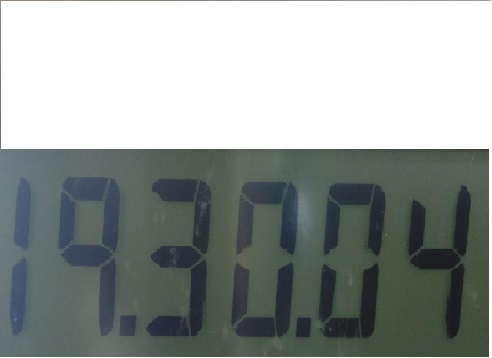
%> input picture SEGUNDO EXAMEN PARCIAL/displays/numeros_2.jpg, 492 x 358 px
$ octave Untitled2.m   (GNU Octave 9; MATLAB toolbox functions it lacks are replaced by stand-ins)
%> lines starting %> are read from the running program, lines starting %| are printed output that depends on the picture; in (x1, y1, x2, y2) boxes, pixels count from 0 and x2, y2 are one past the last pixel; in counts of white or black regions, pixels touching at a corner belong together; the program's own positions count from 1
close all
clear all;

I = imread('numeros_2.jpg');
%> I is the input picture: size 358x492x3 uint8; mean R, G, B 150.2, 156.8, 154.1

R = I(:,:,1);
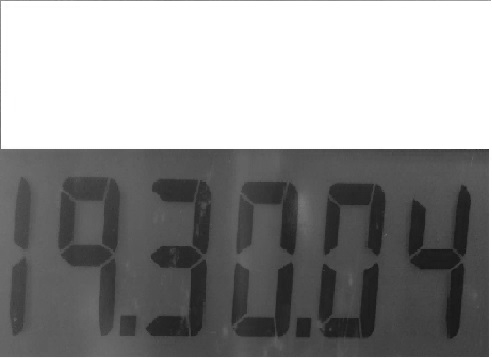
%> R: size 358x492 uint8; min 22, max 255, mean 150.2
G = I(:,:,2);
B = I(:,:,3);
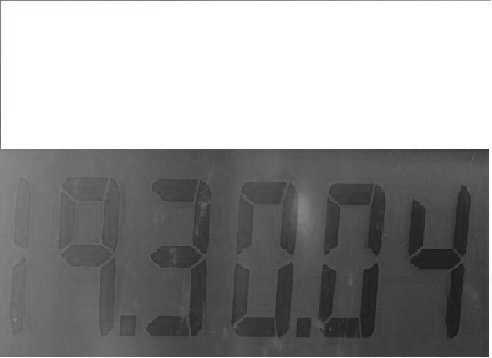
%> B: size 358x492 uint8; min 24, max 255, mean 154.1


Im_gray = im2gray(R);
%figure; imshow(Im_gray); title('ESCALA DE GRISES');

Im_m = medfilt2(Im_gray,[6 6]);
Im_m = Im_m - 20;
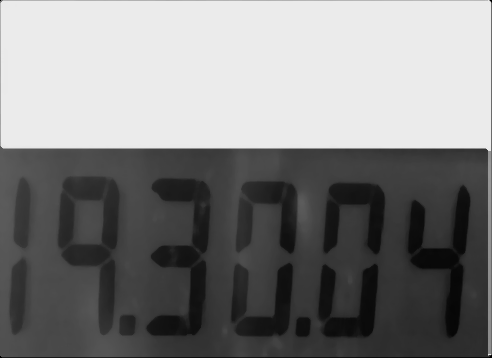
%> Im_m: size 358x492 uint8; min 0, max 235, mean 129.2
figure; imshow(Im_m); title('FILTRO MEDIA');

bw = ~im2bw(Im_m,0.1);
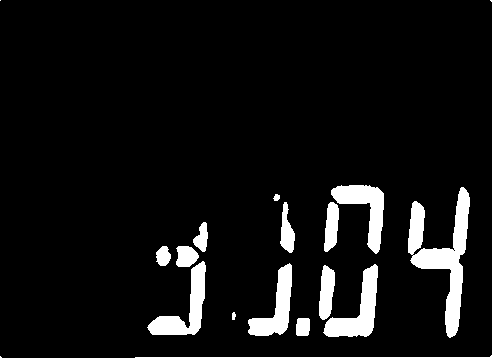
%> bw: size 358x492 logical; 7.1% white; 18 white regions (3 under 20 px), largest, box (x1, y1, x2, y2) and area: (408, 187, 470, 338) 3267, (323, 264, 378, 337) 1640, (147, 261, 206, 335) 1558
figure; imshow(bw); title('IMAGEN BINARIA')

se = strel('rectangle',[5 4]);

closeBW = imclose(bw, se);
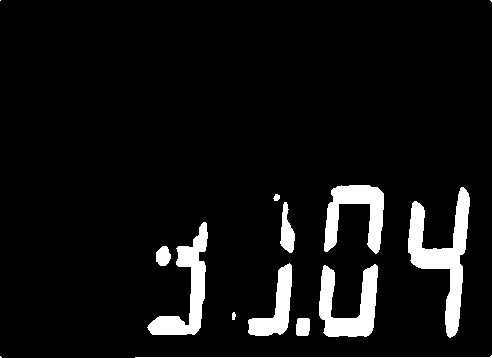
%> closeBW: size 358x492 logical; 7.2% white; 14 white regions (3 under 20 px), largest, box (x1, y1, x2, y2) and area: (408, 187, 470, 338) 3312, (319, 264, 378, 337) 2317, (147, 222, 208, 335) 2307
figure; imshow(closeBW); title('Correction')

se = strel('rectangle',[7 3]);
imerode1 = imdilate(closeBW,se);
%> imerode1: size 358x492 logical; 10.1% white; 14 white regions (3 under 20 px), largest, box (x1, y1, x2, y2) and area: (407, 184, 471, 341) 4168, (146, 219, 209, 338) 3077, (318, 261, 379, 340) 2975

figure; imshow(imerode1); title('Correction2')

se = strel('square',5);
imerode1 = imerode(imerode1,se);
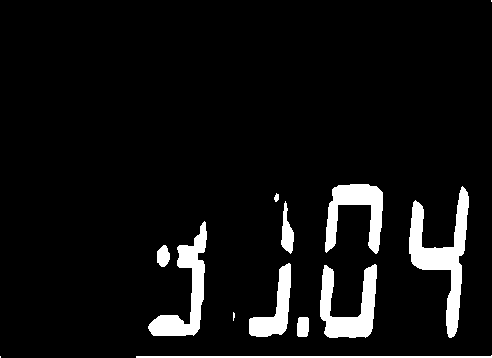
%> imerode1: size 358x492 logical; 7% white; 13 white regions (3 under 20 px), largest, box (x1, y1, x2, y2) and area: (409, 186, 469, 338) 3064, (148, 221, 207, 336) 2225, (320, 264, 377, 338) 2187
figure; imshow(imerode1); title('Correction2')

[L, NUM] = bwlabel(imerode1,8);
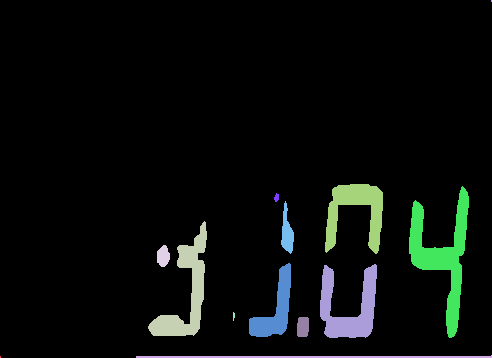
%> L: size 358x492 double; 14 distinct labels, from 0 to 13; one colour per label, 0 black
%> NUM = 13


%> (the run ends here)

$ run again, with SEGUNDO EXAMEN PARCIAL/displays/numeros.jpg copied over SEGUNDO EXAMEN PARCIAL/displays/numeros_2.jpg
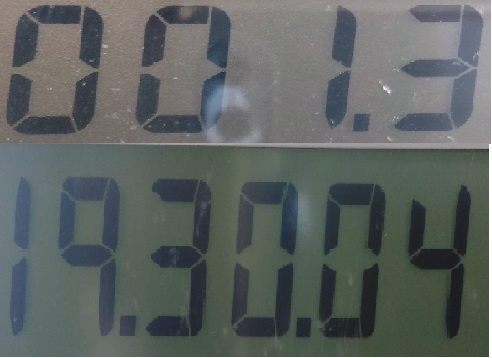
%> input picture SEGUNDO EXAMEN PARCIAL/displays/numeros.jpg, 492 x 358 px
%> I is the input picture: size 358x492x3 uint8; mean R, G, B 92.8, 99, 97.2
%> `B = I(:,:,3);`:
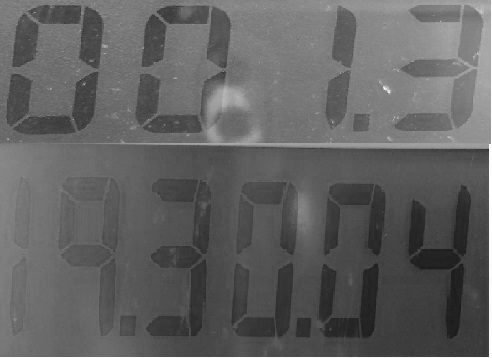
%> B: size 358x492 uint8; min 24, max 255, mean 97.2
%> `Im_m = Im_m - 20;`:
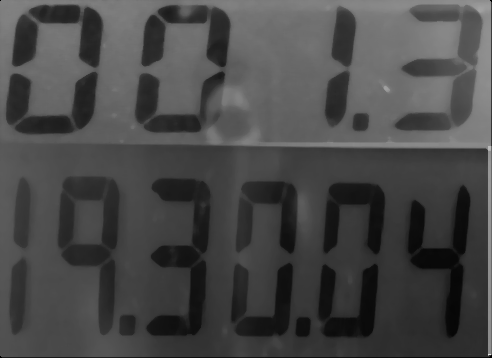
%> Im_m: size 358x492 uint8; min 0, max 230, mean 71.5
%> bw: size 358x492 logical; 7.1% white; 19 white regions (4 under 20 px), largest, box (x1, y1, x2, y2) and area: (408, 187, 470, 338) 3267, (323, 264, 378, 337) 1640, (147, 261, 206, 335) 1558
%> closeBW: size 358x492 logical; 7.2% white; 15 white regions (4 under 20 px), largest, box (x1, y1, x2, y2) and area: (408, 187, 470, 338) 3312, (319, 264, 378, 337) 2317, (147, 222, 208, 335) 2307
%> L: size 358x492 double; 14 distinct labels, from 0 to 13
%> NUM = 13
